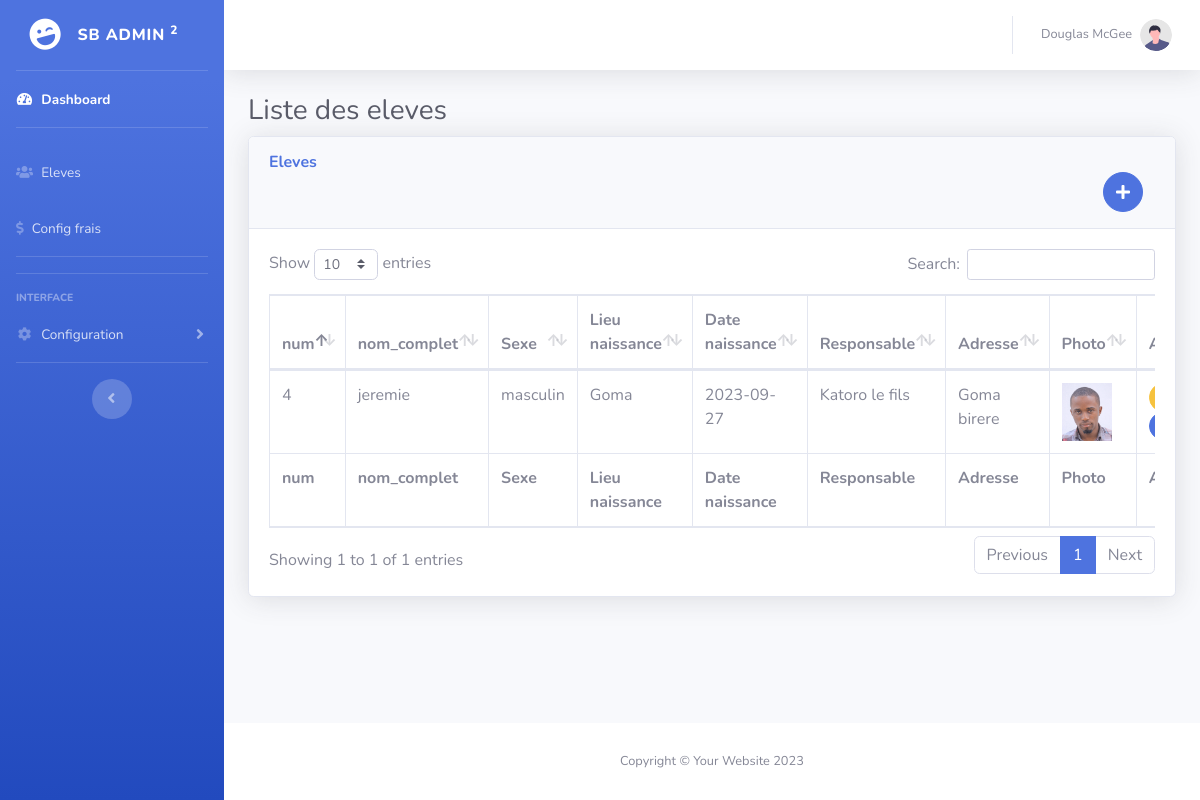
Screenshot of /eleves.php with the database file from the repository.
### tables this page shows
CREATE TABLE `eleves` (
  `id_eleves` int(11) NOT NULL,
  `nom_complet` varchar(50) NOT NULL,
  `sexe` varchar(10) NOT NULL,
  `lieu_naiss` varchar(50) NOT NULL,
  `date_naiss` varchar(15) NOT NULL,
  `responsable` varchar(50) NOT NULL,
  `contact` varchar(13) NOT NULL,
  `photo` varchar(50) NOT NULL,
  `adresse` varchar(50) NOT NULL,
  `ref_annee` int(11) NOT NULL,
  `ref_classe` int(11) NOT NULL,
  `montant` int(11) NOT NULL,
  `ref_option` int(11) NOT NULL,
  `filename` varchar(50) NOT NULL,
  `password` varchar(20) NOT NULL,
  `user_type` varchar(20) NOT NULL DEFAULT 'user',
  `created_eleve` timestamp NOT NULL DEFAULT current_timestamp() ON UPDATE current_timestamp()
);

### eleves.php (the view, shortened to what this page needs)
<!DOCTYPE html>
<html lang="en">
<head>
    <link href="vendor/fontawesome-free/css/all.min.css" rel="stylesheet" type="text/css">
    <link href="css/sb-admin-2.min.css" rel="stylesheet">
    <link href="vendor/datatables/dataTables.bootstrap4.min.css" rel="stylesheet">
</head>
<body id="page-top">
    <div id="wrapper">
       <?php include 'part/_menu.php' ?>
        <div id="content-wrapper" class="d-flex flex-column">
            <div id="content">
               <?php include 'part/_side.php'; ?>
                <div class="container-fluid">
                    <h1 class="h3 mb-2 text-gray-800">Liste des eleves</h1>
                    <div class="card shadow mb-4">
                        <div class="card-header py-3">
                            <h6 class="m-0 font-weight-bold text-primary">Eleves</h6>
                        <div class="col" align="right">
                          <button type="button" class="btn btn-primary btn-circle" data-toggle="modal" data-target=".bs-example-modal-lg"><i class="fa fa-plus"></i></button>
                                </div>
                        </div>
                        <div class="card-body">
                            <div class="table-responsive">
                                <table class="table table-bordered" id="dataTable" width="100%" cellspacing="0">
                                    <thead>
                                        <tr>
                                            <th>num</th>
                                            <th>nom_complet</th>
                                            <th>Sexe</th>
                                            <th>Lieu naissance</th>
                                            <th>Date naissance</th>
                                            <th>Responsable</th>
                                            <th>Adresse</th>
                                            <th>Photo</th>
                                            <th>Action</th>
                                        </tr>
                                    </thead>
                                    <tfoot>
                                        <tr>
                                             <th>num</th>
                                            <th>nom_complet</th>
                                            <th>Sexe</th>
                                            <th>Lieu naissance</th>
                                            <th>Date naissance</th>
                                            <th>Responsable</th>
                                            <th>Adresse</th>
                                            <th>Photo</th>
                                            <th>Action</th>
                                        </tr>
                                    </tfoot>
                                    <tbody>
                                    <?php $requete=$db->query("SELECT * FROM eleves"); ?>
                                    <?php while ($g = $requete->fetch()) { ?>
                                        <tr>
                                            <td><?= $g['id_eleves']; ?></td>
                                            <td><?= $g['nom_complet']; ?></td>
                                            <td><?= $g['sexe']; ?></td>
                                            <td><?= $g['lieu_naiss']; ?></td>
                                            <td><?= $g['date_naiss']; ?></td>
                                            <td><?= $g['responsable']; ?></td>
                                            <td><?= $g['adresse']; ?></td>
                                            <td>
                                                <img width="50px;" src="prof/<?= $g['photo']; ?>" alt="">
                                            </td>
                                            <td>
                                            <button type="button" class="btn btn-warning btn-circle btn-sm" data-toggle="modal" data-target=".bs-example-modal-lg"><i class="fa fa-pen"></i></button>
                                            <button type="button" class="btn btn-primary btn-circle btn-sm" data-toggle="modal" data-target=".bs-example<?= $g['id_eleves']; ?>"><i class="fa fa-file"></i></button>
                                            </td>
                                        </tr>
                                        <?php } ?>
                                    </tbody>
                                </table>
                            </div>
                        </div>
                    </div>
                </div>
            </div>
            <?php include 'part/_footer.php' ?>
        </div>
    </div>
</body>
</html>

### rows the page displays
eleves: id_eleves "4", nom_complet "jeremie", sexe "masculin", lieu_naiss "Goma", date_naiss "2023-09-27", responsable "Katoro le fils", adresse "Goma birere", photo (picture)
